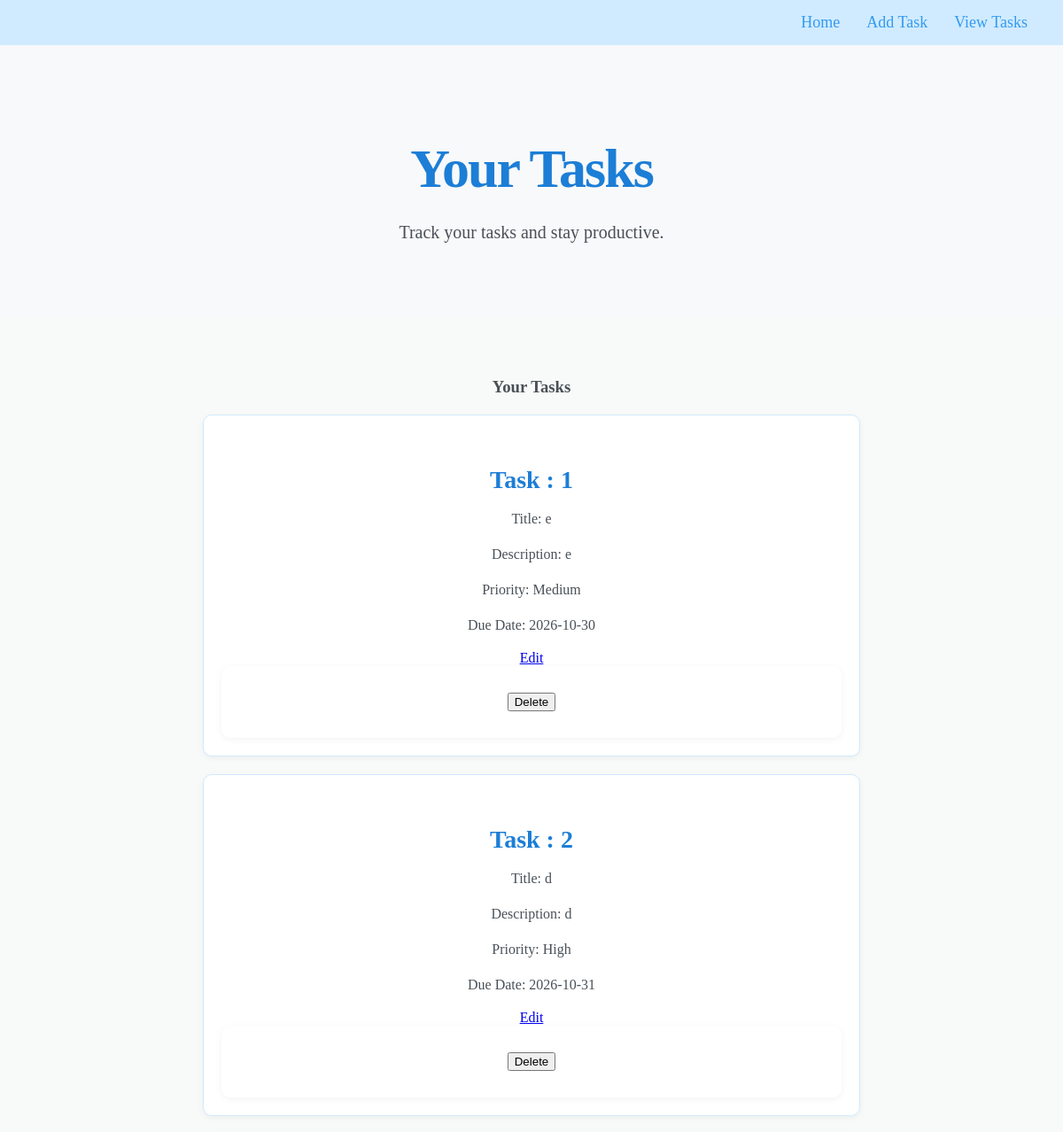
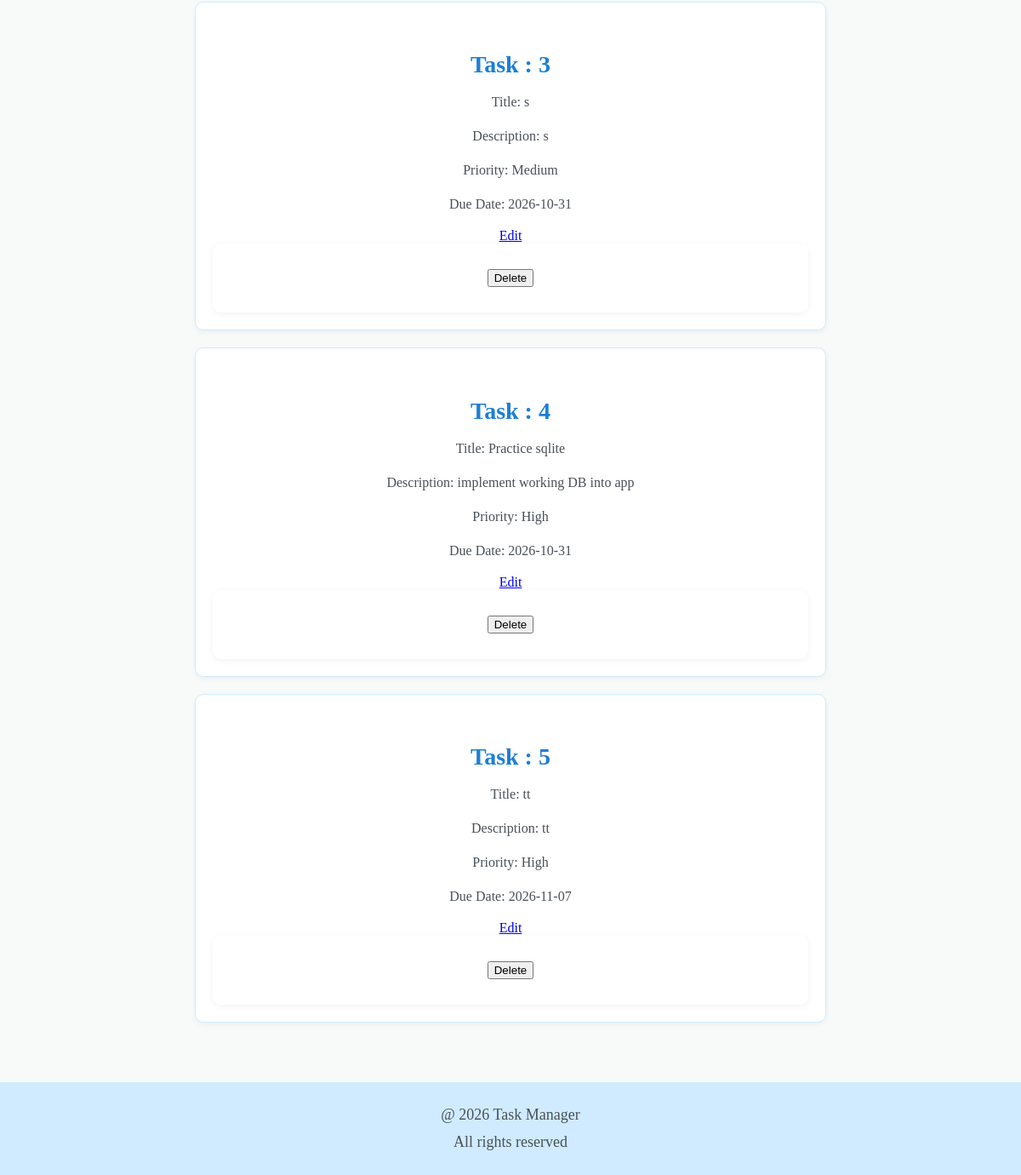
The app's page /view_task, older data (2 pictures, top to bottom).
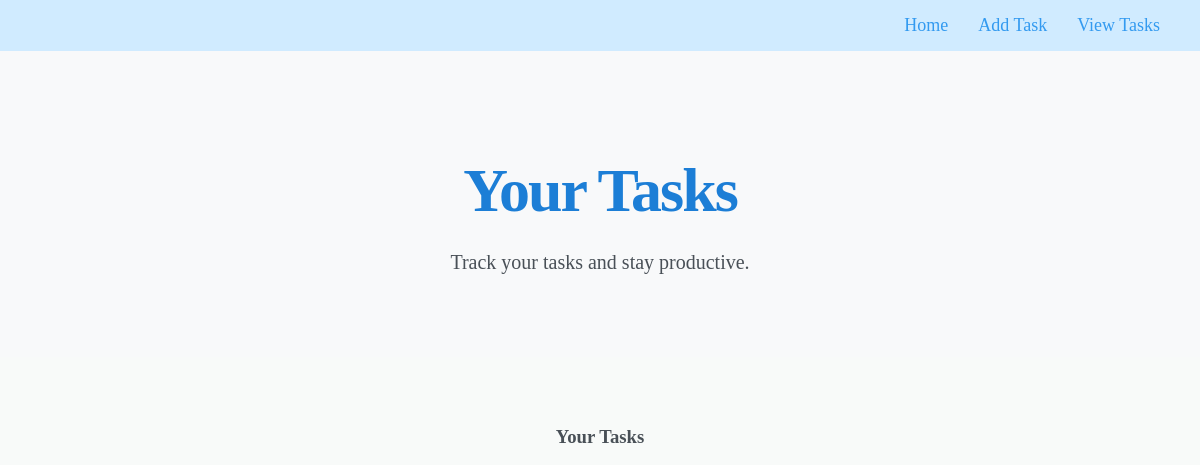
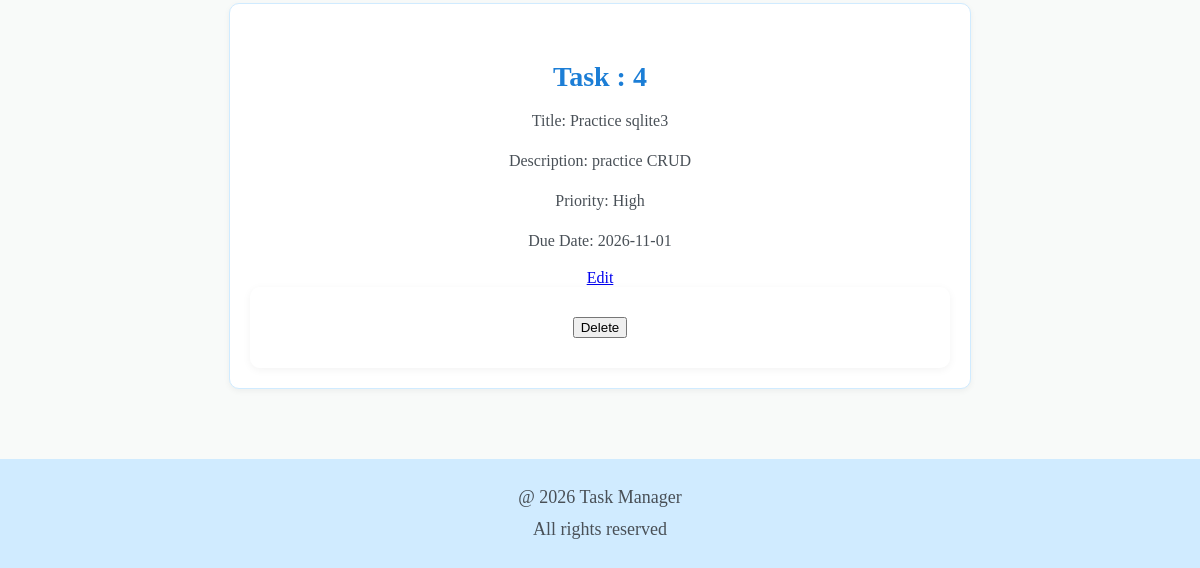
The same page, newer data (2 pictures, top to bottom).
### tables this page shows
CREATE TABLE tasks (
        id INTEGER PRIMARY KEY AUTOINCREMENT,
        title TEXT NOT NULL,
        description TEXT,
        priority TEXT NOT NULL,
        due_date TEXT
    );

### Task-Manager/app.py (the view)
@app.route('/view_task')
def view_task():
    connection = sqlite3.connect(DB_PATH)
    connection.row_factory = sqlite3.Row
    cursor = connection.execute("SELECT * FROM tasks")
    tasks = cursor.fetchall()
    connection.close()
    return render_template('view_task.html', tasks=tasks)

### Task-Manager/templates/view_task.html (shortened to what this page needs)
{% extends "base.html" %}
{% block content %}
<header id="hero">
    <div class="hero-container">
        <div class="hero-text">
            <h1>Your Tasks</h1>
            <p>Track your tasks and stay productive.</p>
        </div>
    </div>
</header>
<section id="task-display">
    <h3>Your Tasks</h3>
    {% for task in tasks %}
        <article class="task-item">
            <h4>Task : {{ task.id }}</h4>
            <p>Title: {{ task.title }}</p>
            <p>Description: {{ task.description }}</p>
            <p>Priority: {{ task.priority }}</p>
            <p>Due Date: {{ task.due_date }}</p>
            <a href="{{url_for('update_task', task_id=task.id)}}">Edit</a>
            <form  action="{{ url_for('delete_task', task_id=task.id) }}" method="POST">
                <button type="submit">Delete</button>
            </form>
        </article>
    {% else %}
        <p>No tasks available. Add your first task!</p>
    {% endfor %}
</section>
{% endblock %}

### Task-Manager/templates/base.html (shortened to what this page needs)
<!DOCTYPE html>
<html lang="en">
<head>
    <link rel="stylesheet" href="{{ url_for('static', filename='css/style.css') }}">
</head>
<body>
    <nav id="navbar">
        <div class="container">
            <ul class="nav-links">
                <li><a href="{{ url_for('home') }}">Home</a></li>
                <li><a href="{{ url_for('add_task') }}">Add Task</a></li>
                <li><a href="{{ url_for('view_task') }}">View Tasks</a></li>
            </ul>
        </div>
    </nav>
    <main>
        {% block content %}
        {% endblock %}
    </main>
    <footer id="footer">
        <div class="footer-container">
            <p>@ 2026 Task Manager</p>
            <p>All rights reserved</p>
        </div>
    </footer>
</body>
</html>

### Task-Manager/static/css/style.css (style rules this page uses)
body { font-family: 'Poppins','sans-serif'; color: #495057; background-color: #f8faf9; margin:0; }
#navbar { background-color: #d0ebff; padding:15px 40px; }
.nav-links { display: flex; flex-direction: row; justify-content:flex-end; gap:30px; list-style: none; margin: 0; padding: 0; }
.nav-links a { text-decoration: none; color: #339af0; font-weight: 500; font-size:18px ; }
#hero { background-color: #f8f9fa; padding: 60px 20px; display: flex; justify-content: center; }
.hero-container { display: flex; align-items: center; justify-content: center; gap:40px; max-width: 1000px; margin: 0 auto; flex-wrap: wrap; text-align: center; }
.hero-text { flex: 1 1 400px; }
.hero-text h1 { font-size: 62px; font-weight: 700; color: #1c7ed6; margin-bottom: 20px; line-height: 1.2; letter-spacing: -2px; }
.hero-text p { font-size: 20px; line-height: 1.5; color: #495057; margin-bottom:20px; }
form { padding: 30px; border-radius: 10px; box-shadow: 0px 2px 8px rgba(0, 0, 0, 0.05); }
#task-display { text-align: center; padding: 50px 20px; }
.task-item { background-color: white; border:1px solid #d0ebff; border-radius: 10px; padding: 20px; max-width: 700px; margin:20px auto ; box-shadow: 0px 2px 6px rgba(0, 0, 0, 0.05); }
.task-item h4 { color: #1c7ed6; margin-bottom: 10px ; font-size:28px; }
.task-item p { color: #495057; font-size: 16px; font-weight: 450; line-height: 1.5; }
#footer { background-color: #d0ebff; padding:20px 0; text-align: center; }
#footer p { font-size:18px; margin:5px 0; font-weight: 500; line-height: 1.5; }

Row changes from the older to the newer data that the page shows:
removed tasks: id "1", title "e", description "e", priority "Medium", due_date "2026-10-30"
removed tasks: id "2", title "d", description "d", priority "High", due_date "2026-10-31"
removed tasks: id "3", title "s", description "s", priority "Medium", due_date "2026-10-31"
removed tasks: id "5", title "tt", description "tt", priority "High", due_date "2026-11-07"
changed tasks "High": title "Practice sqlite" → "Practice sqlite3"; description "implement working DB into app" → "practice CRUD"; due_date "2026-10-31" → "2026-11-01"
